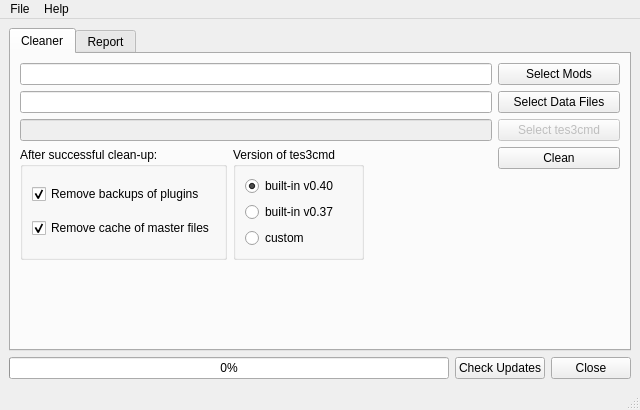
<?xml version="1.0" encoding="UTF-8"?>
<ui version="4.0">
 <class>QtGui</class>
 <widget class="QMainWindow" name="QtGui">
  <property name="geometry">
   <rect>
    <x>0</x>
    <y>0</y>
    <width>640</width>
    <height>410</height>
   </rect>
  </property>
  <property name="minimumSize">
   <size>
    <width>420</width>
    <height>300</height>
   </size>
  </property>
  <property name="windowTitle">
   <string>Mod Helper Tool</string>
  </property>
  <property name="windowIcon">
   <iconset resource="../qtgui.qrc">
    <normaloff>:/images/img/moht.png</normaloff>:/images/img/moht.png</iconset>
  </property>
  <widget class="QWidget" name="centralwidget">
   <layout class="QGridLayout" name="gridLayout">
    <item row="1" column="0">
     <widget class="QProgressBar" name="pbar_clean">
      <property name="value">
       <number>0</number>
      </property>
     </widget>
    </item>
    <item row="1" column="2">
     <widget class="QPushButton" name="pb_close">
      <property name="text">
       <string>Close</string>
      </property>
     </widget>
    </item>
    <item row="1" column="1">
     <widget class="QPushButton" name="pb_chk_updates">
      <property name="text">
       <string>Check Updates</string>
      </property>
     </widget>
    </item>
    <item row="0" column="0" colspan="3">
     <widget class="QTabWidget" name="tw_main">
      <property name="currentIndex">
       <number>0</number>
      </property>
      <widget class="QWidget" name="tab_clean">
       <attribute name="title">
        <string>Cleaner</string>
       </attribute>
       <layout class="QGridLayout" name="gridLayout_2">
        <item row="1" column="0" colspan="3">
         <widget class="QLineEdit" name="le_morrowind_dir"/>
        </item>
        <item row="2" column="0" colspan="3">
         <widget class="QLineEdit" name="le_tes3cmd">
          <property name="enabled">
           <bool>false</bool>
          </property>
         </widget>
        </item>
        <item row="2" column="3">
         <widget class="QPushButton" name="pb_tes3cmd">
          <property name="enabled">
           <bool>false</bool>
          </property>
          <property name="toolTip">
           <string>&lt;html&gt;&lt;head/&gt;&lt;body&gt;&lt;p&gt;Select custom &lt;span style=&quot; font-weight:600;&quot;&gt;tes3cmd&lt;/span&gt; executable file, or keep using built-in one&lt;/p&gt;&lt;/body&gt;&lt;/html&gt;</string>
          </property>
          <property name="text">
           <string>Select tes3cmd</string>
          </property>
         </widget>
        </item>
        <item row="1" column="3">
         <widget class="QPushButton" name="pb_morrowind_dir">
          <property name="toolTip">
           <string>&lt;html&gt;&lt;head/&gt;&lt;body&gt;&lt;p&gt;Select &lt;span style=&quot; font-weight:600;&quot;&gt;Data Files &lt;/span&gt;folder of Morrowind installation&lt;/p&gt;&lt;/body&gt;&lt;/html&gt;</string>
          </property>
          <property name="text">
           <string>Select Data Files</string>
          </property>
         </widget>
        </item>
        <item row="3" column="0" rowspan="3">
         <widget class="QGroupBox" name="groupBox">
          <property name="title">
           <string>After successful clean-up:</string>
          </property>
          <layout class="QVBoxLayout" name="verticalLayout">
           <item>
            <widget class="QCheckBox" name="cb_rm_bakup">
             <property name="toolTip">
              <string>&lt;html&gt;&lt;head/&gt;&lt;body&gt;&lt;p&gt;During clean-up plugin file is copied to Data Files folder.&lt;/p&gt;&lt;p&gt;Cleaning proces create new plugin file.&lt;/p&gt;&lt;p&gt;When checkbox is checked dirty pkugin file is removed.&lt;/p&gt;&lt;/body&gt;&lt;/html&gt;</string>
             </property>
             <property name="text">
              <string>Remove backups of plugins</string>
             </property>
             <property name="checked">
              <bool>true</bool>
             </property>
            </widget>
           </item>
           <item>
            <widget class="QCheckBox" name="cb_rm_cache">
             <property name="toolTip">
              <string>&lt;html&gt;&lt;head/&gt;&lt;body&gt;&lt;p&gt;Clean-up proccess create cache of master files in Data FIles folder.&lt;/p&gt;&lt;p&gt;It speed up cleaning a bit, but it takes some disk space as well.&lt;/p&gt;&lt;p&gt;When checkbox is checked, this cache is removed.&lt;/p&gt;&lt;/body&gt;&lt;/html&gt;</string>
             </property>
             <property name="text">
              <string>Remove cache of master files</string>
             </property>
             <property name="checked">
              <bool>true</bool>
             </property>
            </widget>
           </item>
          </layout>
         </widget>
        </item>
        <item row="0" column="3">
         <widget class="QPushButton" name="pb_mods_dir">
          <property name="toolTip">
           <string>&lt;html&gt;&lt;head/&gt;&lt;body&gt;&lt;p&gt;Select root folder with Mods to clean.&lt;/p&gt;&lt;/body&gt;&lt;/html&gt;</string>
          </property>
          <property name="text">
           <string>Select Mods</string>
          </property>
         </widget>
        </item>
        <item row="0" column="0" colspan="3">
         <widget class="QLineEdit" name="le_mods_dir"/>
        </item>
        <item row="3" column="1" rowspan="3">
         <widget class="QGroupBox" name="groupBox_2">
          <property name="title">
           <string>Version of tes3cmd</string>
          </property>
          <layout class="QVBoxLayout" name="verticalLayout_2">
           <item>
            <widget class="QRadioButton" name="rb_0_40">
             <property name="text">
              <string>built-in v0.40</string>
             </property>
             <property name="checked">
              <bool>true</bool>
             </property>
            </widget>
           </item>
           <item>
            <widget class="QRadioButton" name="rb_0_37">
             <property name="text">
              <string>built-in v0.37</string>
             </property>
             <property name="checked">
              <bool>false</bool>
             </property>
            </widget>
           </item>
           <item>
            <widget class="QRadioButton" name="rb_custom">
             <property name="text">
              <string>custom</string>
             </property>
            </widget>
           </item>
          </layout>
         </widget>
        </item>
        <item row="6" column="1">
         <spacer name="verticalSpacer">
          <property name="orientation">
           <enum>Qt::Vertical</enum>
          </property>
          <property name="sizeHint" stdset="0">
           <size>
            <width>20</width>
            <height>20</height>
           </size>
          </property>
         </spacer>
        </item>
        <item row="4" column="2" colspan="2">
         <spacer name="horizontalSpacer">
          <property name="orientation">
           <enum>Qt::Horizontal</enum>
          </property>
          <property name="sizeHint" stdset="0">
           <size>
            <width>0</width>
            <height>20</height>
           </size>
          </property>
         </spacer>
        </item>
        <item row="3" column="3">
         <widget class="QPushButton" name="pb_clean">
          <property name="text">
           <string>Clean</string>
          </property>
         </widget>
        </item>
       </layout>
      </widget>
      <widget class="QWidget" name="tab_report">
       <attribute name="title">
        <string>Report</string>
       </attribute>
       <layout class="QGridLayout" name="gridLayout_3">
        <item row="0" column="0">
         <widget class="QTreeWidget" name="tree_report">
          <column>
           <property name="text">
            <string>Plugin</string>
           </property>
          </column>
          <column>
           <property name="text">
            <string>Status</string>
           </property>
          </column>
          <column>
           <property name="text">
            <string>Time</string>
           </property>
          </column>
         </widget>
        </item>
       </layout>
      </widget>
     </widget>
    </item>
   </layout>
  </widget>
  <widget class="QMenuBar" name="menubar">
   <property name="geometry">
    <rect>
     <x>0</x>
     <y>0</y>
     <width>640</width>
     <height>27</height>
    </rect>
   </property>
   <widget class="QMenu" name="menuFile">
    <property name="title">
     <string>File</string>
    </property>
    <addaction name="actionQuit"/>
   </widget>
   <widget class="QMenu" name="menuHelp">
    <property name="title">
     <string>Help</string>
    </property>
    <addaction name="actionReportIssue"/>
    <addaction name="separator"/>
    <addaction name="actionAboutMoht"/>
    <addaction name="actionAboutQt"/>
    <addaction name="separator"/>
    <addaction name="actionCheckUpdates"/>
   </widget>
   <addaction name="menuFile"/>
   <addaction name="menuHelp"/>
  </widget>
  <widget class="QStatusBar" name="statusbar"/>
  <action name="actionQuit">
   <property name="text">
    <string>&amp;Quit</string>
   </property>
   <property name="shortcut">
    <string>Ctrl+Q</string>
   </property>
  </action>
  <action name="actionReportIssue">
   <property name="text">
    <string>Report issue</string>
   </property>
  </action>
  <action name="actionAboutMoht">
   <property name="text">
    <string>About Moht</string>
   </property>
  </action>
  <action name="actionAboutQt">
   <property name="text">
    <string>About Qt</string>
   </property>
  </action>
  <action name="actionCheckUpdates">
   <property name="text">
    <string>Check updates</string>
   </property>
  </action>
 </widget>
 <tabstops>
  <tabstop>tw_main</tabstop>
  <tabstop>le_mods_dir</tabstop>
  <tabstop>pb_mods_dir</tabstop>
  <tabstop>le_morrowind_dir</tabstop>
  <tabstop>pb_morrowind_dir</tabstop>
  <tabstop>le_tes3cmd</tabstop>
  <tabstop>pb_tes3cmd</tabstop>
  <tabstop>cb_rm_bakup</tabstop>
  <tabstop>cb_rm_cache</tabstop>
 </tabstops>
 <resources>
  <include location="../qtgui.qrc"/>
 </resources>
 <connections>
  <connection>
   <sender>pb_close</sender>
   <signal>clicked(bool)</signal>
   <receiver>QtGui</receiver>
   <slot>close()</slot>
   <hints>
    <hint type="sourcelabel">
     <x>596</x>
     <y>275</y>
    </hint>
    <hint type="destinationlabel">
     <x>576</x>
     <y>318</y>
    </hint>
   </hints>
  </connection>
  <connection>
   <sender>rb_custom</sender>
   <signal>toggled(bool)</signal>
   <receiver>le_tes3cmd</receiver>
   <slot>setEnabled(bool)</slot>
   <hints>
    <hint type="sourcelabel">
     <x>298</x>
     <y>275</y>
    </hint>
    <hint type="destinationlabel">
     <x>287</x>
     <y>169</y>
    </hint>
   </hints>
  </connection>
  <connection>
   <sender>rb_custom</sender>
   <signal>toggled(bool)</signal>
   <receiver>pb_tes3cmd</receiver>
   <slot>setEnabled(bool)</slot>
   <hints>
    <hint type="sourcelabel">
     <x>379</x>
     <y>278</y>
    </hint>
    <hint type="destinationlabel">
     <x>478</x>
     <y>178</y>
    </hint>
   </hints>
  </connection>
 </connections>
</ui>
